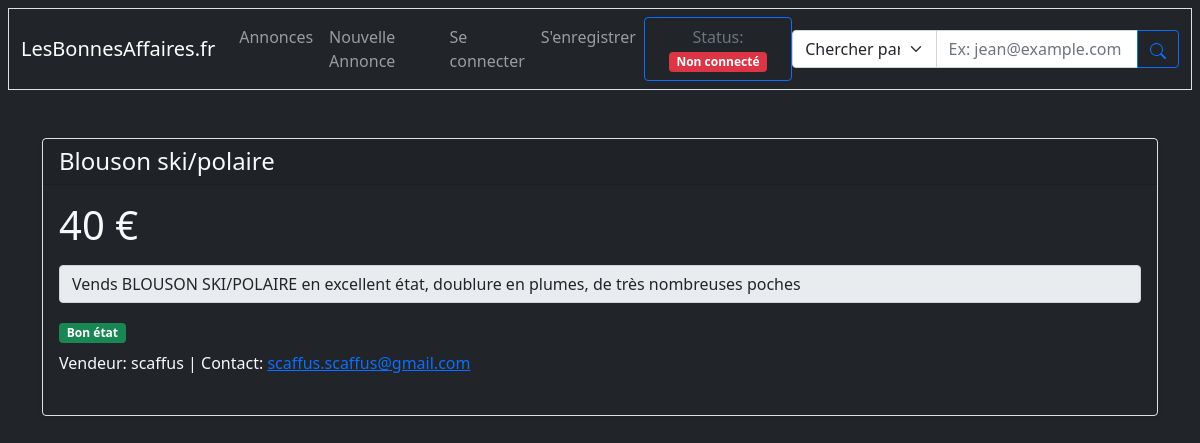
Before: /annonce/2 with the older database file.
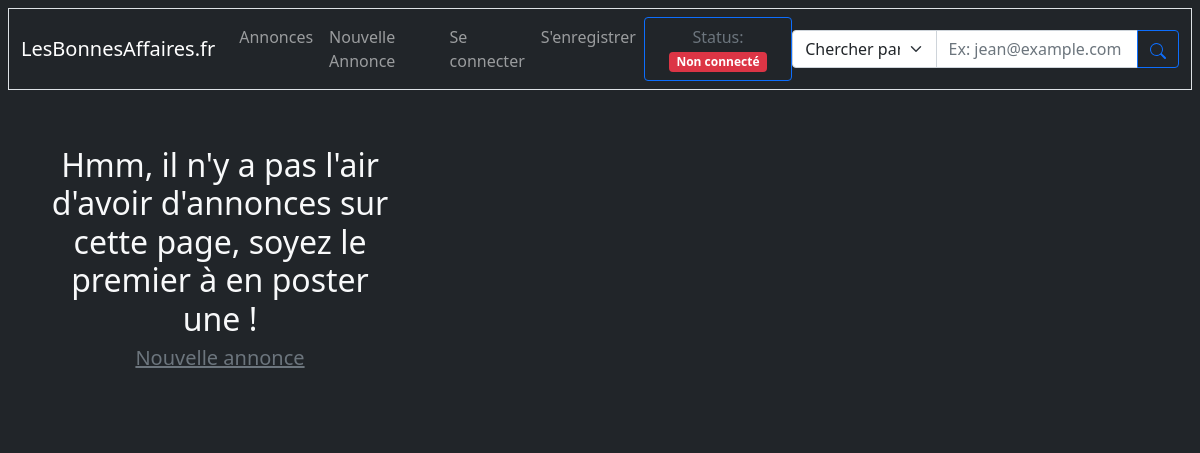
After: the same page with the newer database file.
### app.py (models this page shows, shortened)
class Post(db.Model):
    id              = db.Column(db.Integer, primary_key = True)
    title           = db.Column(db.Text, nullable = False)
    description     = db.Column(db.Text, nullable = False)
    mail            = db.Column(db.Text, nullable = False)
    price           = db.Column(db.Text, nullable = False)
    username        = db.Column(db.Text, nullable = False)
    asset_condition = db.Column(db.Text, nullable = False)
    date            = db.Column(db.DateTime, nullable = False, default = datetime.utcnow)

### app.py (the view)
@app.route('/annonce/<int:id>')
def annonce(id):
    annonce = Post.query.filter_by(id=id).first()
    return render_template('index.html', requestAnnonce=annonce, user=current_user)

### templates/index.html (shortened to what this page needs)
{% extends 'base.html' %}
{% block body %}
{% if requestAnnonce %}
<div class="container mt-5">
  <div class="card mb-4 shadow-sm border border-1 bg-dark text-light">
    <div class="card-header">
      <h4 class="my-0 fw-normal">{{ requestAnnonce.title }}</h4>
    </div>
    <div class="card-body">
      <h1 class="card-title pricing-card-title">{{ requestAnnonce.price }} €<small class="text-muted"></small></h1>
      <ul class="list-unstyled mt-3 mb-4">
        <span class="input-group-text">{{ requestAnnonce.description }}</span>
        <div class="mt-3 mb-2">
          {% if requestAnnonce.asset_condition == '5' %}
          <span class="badge bg-primary">Neuf</span>
          {% elif requestAnnonce.asset_condition == '4' %}
          <span class="badge bg-info">Très bon état</span>
          {% elif requestAnnonce.asset_condition == '3' %}
          <span class="badge bg-success">Bon état</span>
          {% elif requestAnnonce.asset_condition == '2' %}
          <span class="badge bg-warning">Assez bon état</span>
          {% elif requestAnnonce.asset_condition == '1' %}
          <span class="badge bg-danger">Etat médiocre</span>
          {% endif %}
        </div>
        <p>Vendeur: {{ requestAnnonce.username }} | Contact: <a href="mailto:{{ requestAnnonce.mail }}">{{
            requestAnnonce.mail }}</a></p>
      </ul>
    </div>
  </div>
</div>
{% else %}
<div class="album py-5 bg-dark">
  <div class="container">
    <div class="row row-cols-1 row-cols-sm-2 row-cols-md-3">
      {% if annonces %}
      {% for annonce in annonces %}
      <div class="col">
        <div class="card bg-dark text-light border border-1 rounded-1">
          <img src="/static/images/annonces/img_annonce_{{ annonce.id }}.png" width="414" height="232"
            class="card-img-top" alt="Image pour: {{ annonce.title }}">
          <div class="card-body">
            <h5 class="card-title">{{ annonce.title }}</h5>
            <p class="card-text">{{ annonce.price }}€</p>
            <div class="mt-3 mb-2">
              {% if annonce.asset_condition == '5' %}
              <span class="badge bg-primary">Neuf</span>
              {% elif annonce.asset_condition == '4' %}
              <span class="badge bg-info">Très bon état</span>
              {% elif annonce.asset_condition == '3' %}
              <span class="badge bg-success">Bon état</span>
              {% elif annonce.asset_condition == '2' %}
              <span class="badge bg-warning">Assez bon état</span>
              {% elif annonce.asset_condition == '1' %}
              <span class="badge bg-danger">Etat médiocre</span>
              {% endif %}
            </div>
            <p class="card-text">Vendeur: {{ annonce.username }}</p>
            <p class="card-text text-muted fst-italic">{{ annonce.date.replace(microsecond=0) }}</p>
            <a href="/annonce/{{ annonce.id }}" class="btn btn-primary">Plus d'informations</a>
            <br>
            {% if user.is_authenticated %}
            {% if user.username.lower() == annonce.username.lower() %}
            <span class="border rounded-bottom bg-dark p-2 mt-3 position-absolute end-0">Votre annonce</span>
            {% endif %}
            {% endif %}
          </div>
        </div>
      </div>
      {% endfor %}
    </div>
  </div>
</div>
{% else %}
<div class="" style="text-align: center;">
  <h2 class="text-light">Hmm, il n'y a pas l'air d'avoir d'annonces sur cette page, soyez le premier à en poster une !
  </h2>
  <h5><a href="/annonce/new" class="text-muted">Nouvelle annonce</a></h5>
</div>
{% endif %}
{% endif %}
{% endblock %}

Changed rows visible on the page:
removed Post: title "Blouson ski/polaire", price "40", description "Vends BLOUSON SKI/POLAIRE en excellent état, doublure en plumes, de très nombreuses poches", username "scaffus", mail "scaffus.scaffus@gmail.com"
Other visible differences:
text no longer shown: "€ Bon état Vendeur: | Contact:"
text now shown: "Hmm, il n'y a pas l'air d'avoir d'annonces sur cette page, soyez le premier à en poster une ! Nouvelle annonce"
